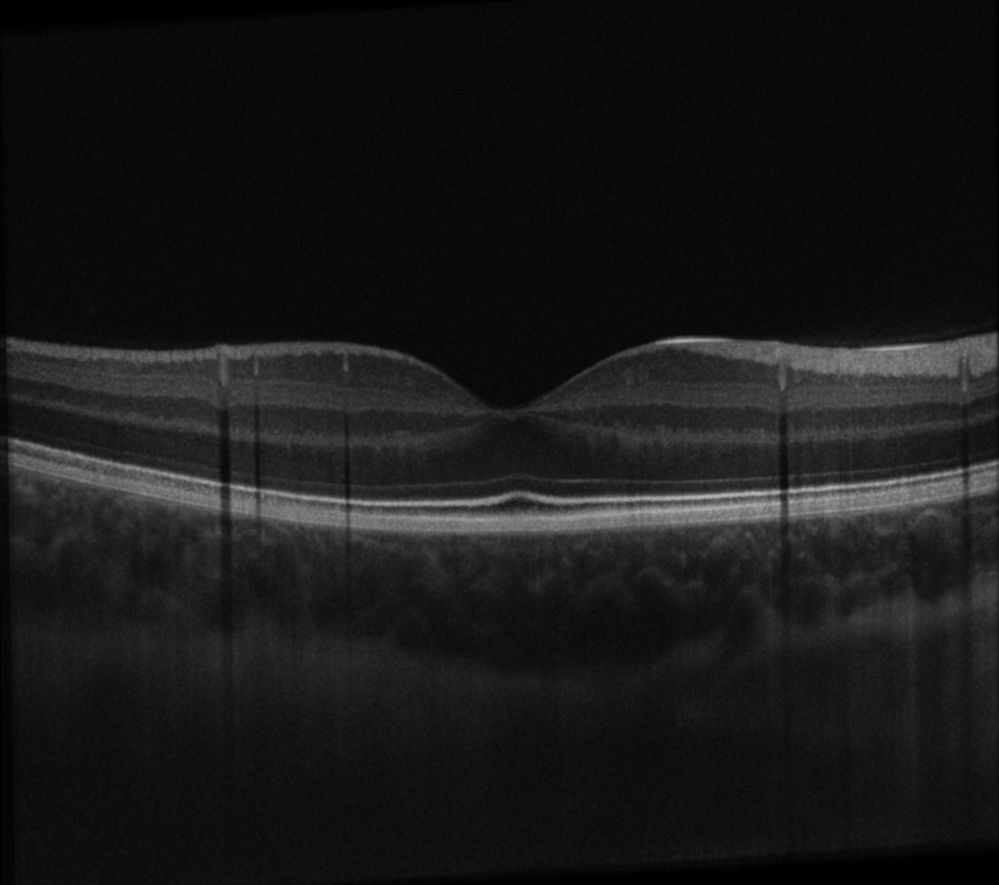
#> input picture images/denoised.png, 999 x 885 px; its folder holds only this picture in this run
$ python optimize.py --image images/denoised.png   (older library calls are emulated)
#> lines starting #> are read from the running program, lines starting #| are printed output that depends on the picture; after the words box and inside, x2 and y2 are one past the last pixel; in counts of white or black regions, pixels touching at a corner belong together
### anchor.py
import numpy as np
import matplotlib.pyplot as plt

NUM_ANCHORS_X = 4
NUM_ANCHORS_Y = 12
ASPECT_RATIOS = [1.5, 2]     # w/h
ANCHOR_SCALE = 1
NUM_SCALES = 1


def generate_boxes(imshape):
    """Generates multiscale anchor boxes.
    Code is adapted from the repository of EfficientDet: https://arxiv.org/abs/1911.09070"""
    anchor_configs = []
    for scale_octave in range(NUM_SCALES):
        for aspect in ASPECT_RATIOS:
            stride = (imshape[0] // NUM_ANCHORS_Y, imshape[1] // NUM_ANCHORS_X)
            anchor_configs.append((stride, scale_octave / float(NUM_SCALES), aspect, ANCHOR_SCALE))

    all_boxes = []

    for config in anchor_configs:
        stride, octave_scale, aspect, scale = config
        base_anchor_size_x = scale * stride[1] * 2**octave_scale
        base_anchor_size_y = scale * stride[0] * 2**octave_scale

        aspect_x = np.sqrt(aspect)
        aspect_y = 1.0 / aspect_x

        anchor_size_x_2 = base_anchor_size_x * aspect_x / 2.0
        anchor_size_y_2 = base_anchor_size_y * aspect_y / 2.0

        x = np.arange(stride[1] / 2, imshape[1], stride[1])
        y = np.arange(stride[0] / 2, imshape[0], stride[0])
        xv, yv = np.meshgrid(x, y)
        xv = xv.reshape(-1)
        yv = yv.reshape(-1)

        boxes = np.vstack((yv - anchor_size_y_2, xv - anchor_size_x_2,      # [y1, x1, y2, x2]
                           yv + anchor_size_y_2, xv + anchor_size_x_2))
        boxes = np.swapaxes(boxes, 0, 1)
        all_boxes.append(boxes)
    all_boxes = np.vstack(all_boxes)

    lower_bounds = np.array([0, 0, 0, 0])
    upper_bounds = np.array([imshape[0], imshape[1], imshape[0], imshape[1]])

    all_boxes = np.clip(all_boxes, lower_bounds, upper_bounds)
    return all_boxes


# [12 lines that do not run on import are left out]


### optimize.py
import numpy as np
import matplotlib.pyplot as plt
import sys
import cv2
import argparse

from DE import DE
from Camo_Worm import Camo_Worm
from anchor import generate_boxes
from tqdm import tqdm
import util

PARAMS = {"POPULATION_SIZE": 24, "MAX_ITER": 100, "F": 0.5, "CR": 0.5, "WT_RATIO": 40, "KSIZE": 5}

# Cost functions

# [35 lines left out: functions maximise_grad, minimise_local_variance, minimise_overlap, final_cost, not called in this run]


def optimise_worm(x1, y1, width, height, grad_y, median_img, worm_mask=None):
    """
    Optimise a worm within the given bounds.
    """
    worm_bounds = (x1, x1 + width, y1, y1 + height)
    bounds = Camo_Worm.generate_bounds(worm_bounds)
    initial_population = [Camo_Worm(bounds) for _ in range(PARAMS["POPULATION_SIZE"])]

    cost_fn = lambda wrm: final_cost(wrm, grad_y, median_img, worm_mask)

    de = DE(
        objective_function=cost_fn,
        bounds=bounds,
        initial_population=initial_population,
        max_iter=PARAMS["MAX_ITER"],
        F=PARAMS["F"],
        CR=PARAMS["CR"],
    )

    while de.generation < de.max_iter:
        de.iterate()
        best_worm = de.get_best()
        best_cost = cost_fn(best_worm) / (width * height)

    return (best_worm, best_cost)


# [33 lines left out: function recursive_subdivision_optimisation, not called in this run]


def multiscale_optimisation(image):
    """
    Optimise worms within bounding boxes at different aspect ratios and scales.
    """
    worms = []

    median_img = cv2.medianBlur(image, PARAMS["KSIZE"])
    grad_y = np.abs(cv2.Sobel(median_img, cv2.CV_64F, 0, 1, ksize=PARAMS["KSIZE"]))
    # Rescale the gradient magnitude to lie between 0 and 1
    grad_y = (grad_y - np.min(grad_y)) / (np.max(grad_y) - np.min(grad_y))
    grad_y = (grad_y > 0.1).astype(np.float32)

    for y1, x1, y2, x2 in tqdm(generate_boxes(image.shape)):
        best_worm, _ = optimise_worm(x1, y1, x2 - x1, y2 - y1, grad_y, median_img)
        best_worm.camoflage(median_img)
        worms.append(best_worm)

    return worms


# [25 lines left out: function iterative_optimisation, not called in this run]


if __name__ == '__main__':
    # Test the optimisation functions on a single image

    arg_parser = argparse.ArgumentParser()
    arg_parser.add_argument("--image", type=str, help="Path to the image")
    arg_parser.add_argument("--multiscale", action="store_true", help="Use multiscale optimisation")
    arg_parser.add_argument("--recursive", action="store_true", help="Use recursive subdivision optimisation")
    arg_parser.add_argument("--recursive_depth", type=int, help="Depth of the recursive subdivision", default=4)
    arg_parser.add_argument("--iterative", action="store_true", help="Use iterative optimisation")

    args = arg_parser.parse_args()

    if args.multiscale + args.recursive + args.iterative != 1:
        args.multiscale = True; args.recursive = True

    if args.image is not None:
        image_path = args.image
    else:
        image_path = "original.png"

    mask = [320, 560, 160, 880]  # ymin ymax xmin xmax

    image = cv2.imread(image_path, cv2.IMREAD_GRAYSCALE)
#> image is the input picture: shape (885, 999); min 0, max 182, mean 24
    height, width = image.shape
#> height = 885; width = 999
    image = np.flipud(image)
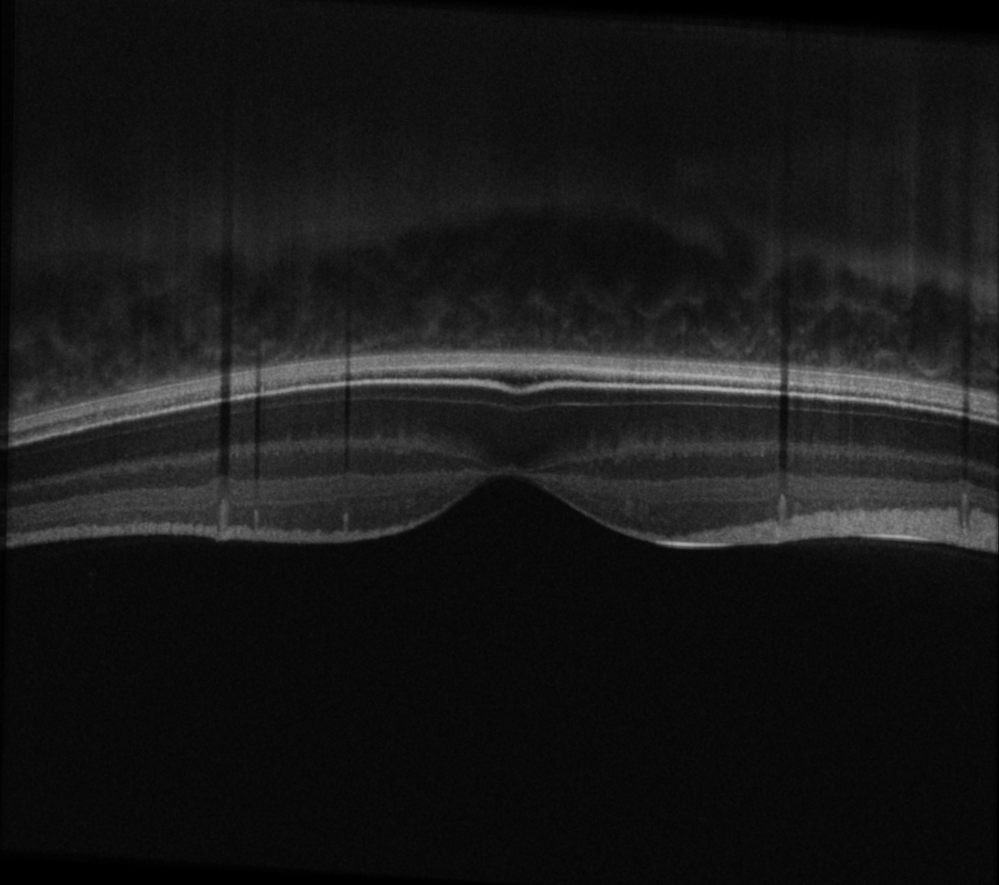
#> image: shape (885, 999); min 0, max 182, mean 24

    # Generate the optimal worms
    final_worms = []

    if args.multiscale:
        final_worms.extend(multiscale_optimisation(image))
#> in multiscale_optimisation, `grad_y = np.abs(cv2.Sobel(median_img, cv2.CV_64F, 0, 1, ksize=PARAMS["..`:
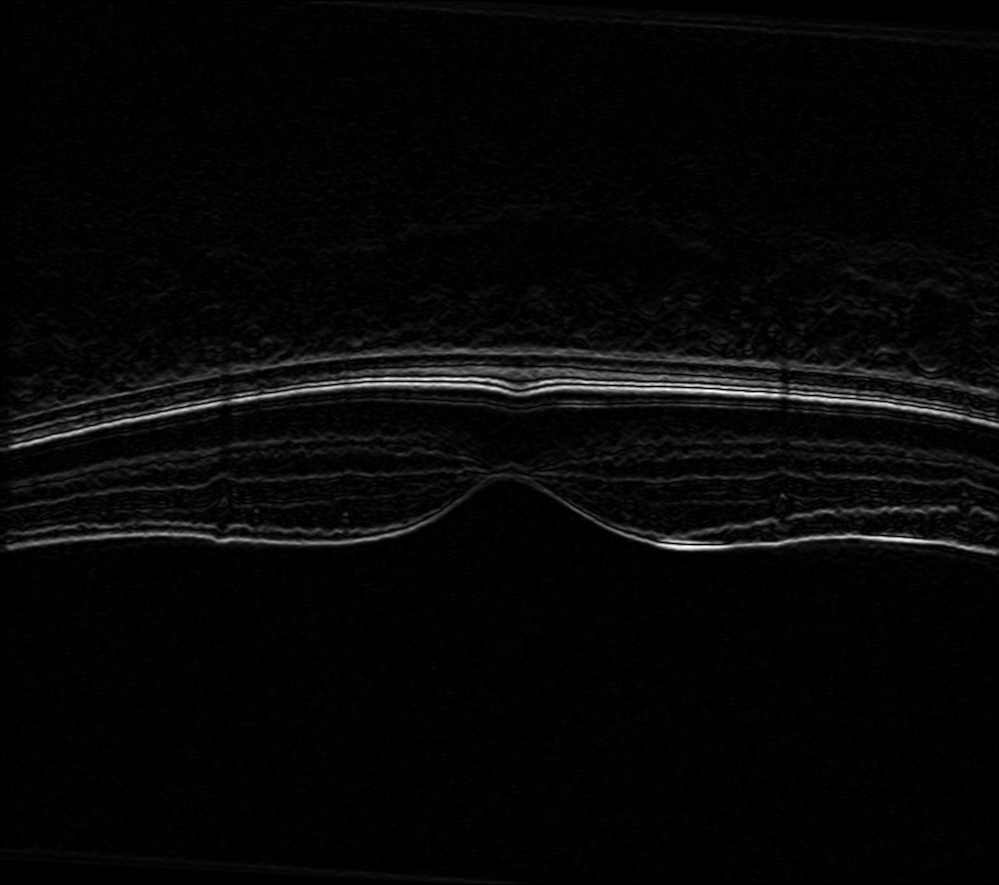
#> grad_y: shape (885, 999) float64; min 0, max 3671, mean 101.9; drawn with min black and max white
#> in multiscale_optimisation, `grad_y = (grad_y > 0.1).astype(np.float32)`:
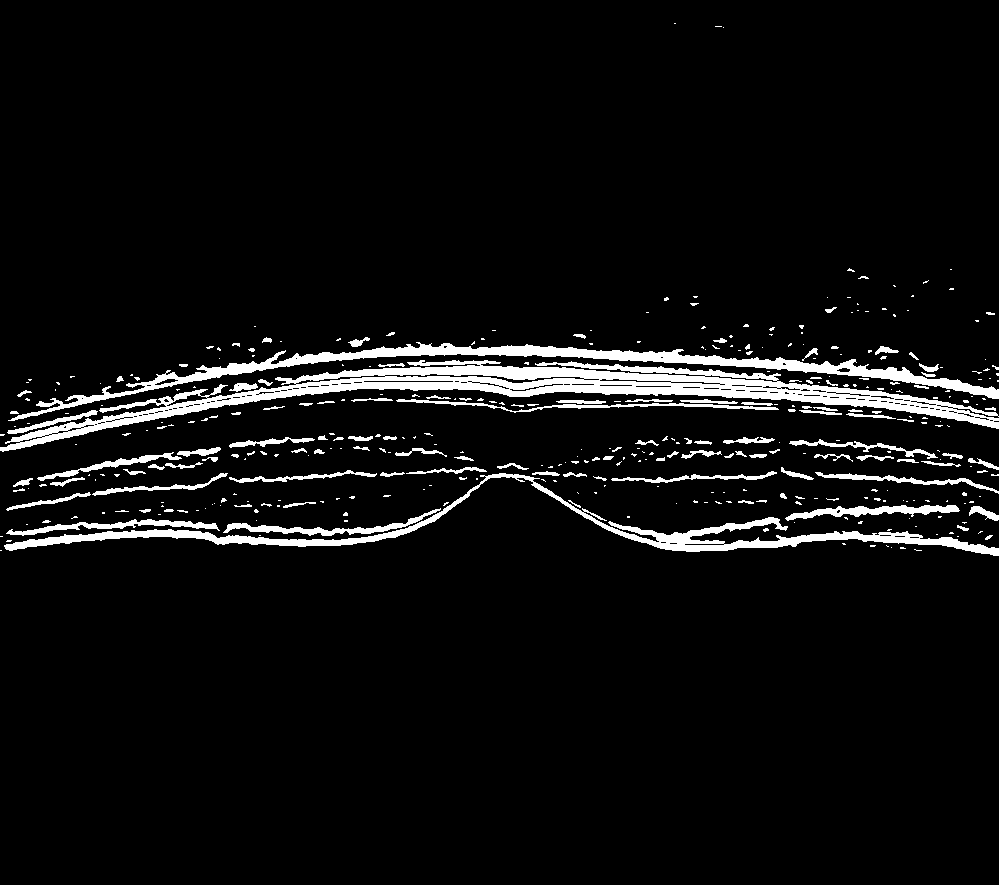
#> grad_y: shape (885, 999) float32; values 0 (black) and 1 (white), 5.8% white; 390 white regions (268 under 20 px), largest, box (x1, y1, x2, y2) and area: (0, 360, 999, 452) 18018, (8, 342, 999, 421) 8797, (4, 473, 999, 556) 8011
#> the loop in multiscale_optimisation, `for y1, x1, y2, x2 in tqdm(generate_boxes(image.shape)):` made 1 pass
#> worm_bounds in optimise_worm on pass 1: (0, 277, 6.7, 66.3)
#> after the loop in multiscale_optimisation, `for y1, x1, y2, x2 in tqdm(generate_boxes(image.shape)):`: worms = []
#> (the run stopped early here; a loop or call above may not have finished)

$ run again, on images/original.png
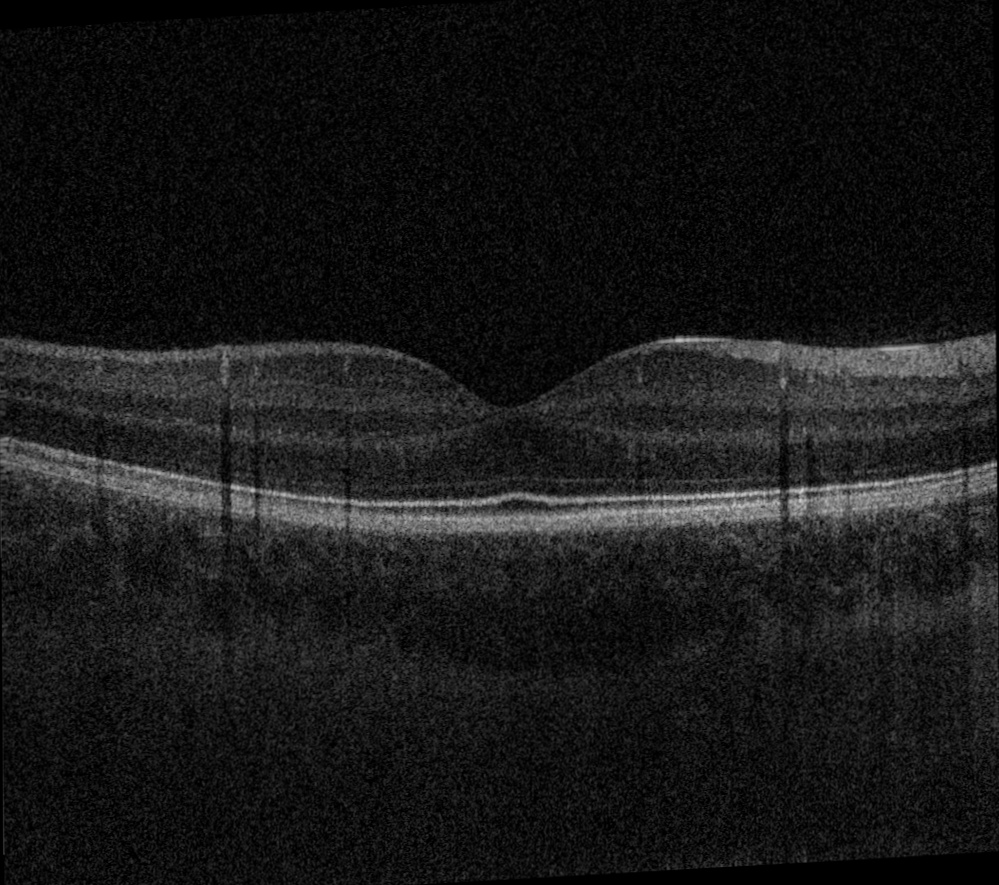
#> input picture images/original.png, 999 x 885 px
#> image is the input picture: shape (885, 999); min 0, max 210, mean 24
#> `image = np.flipud(image)`:
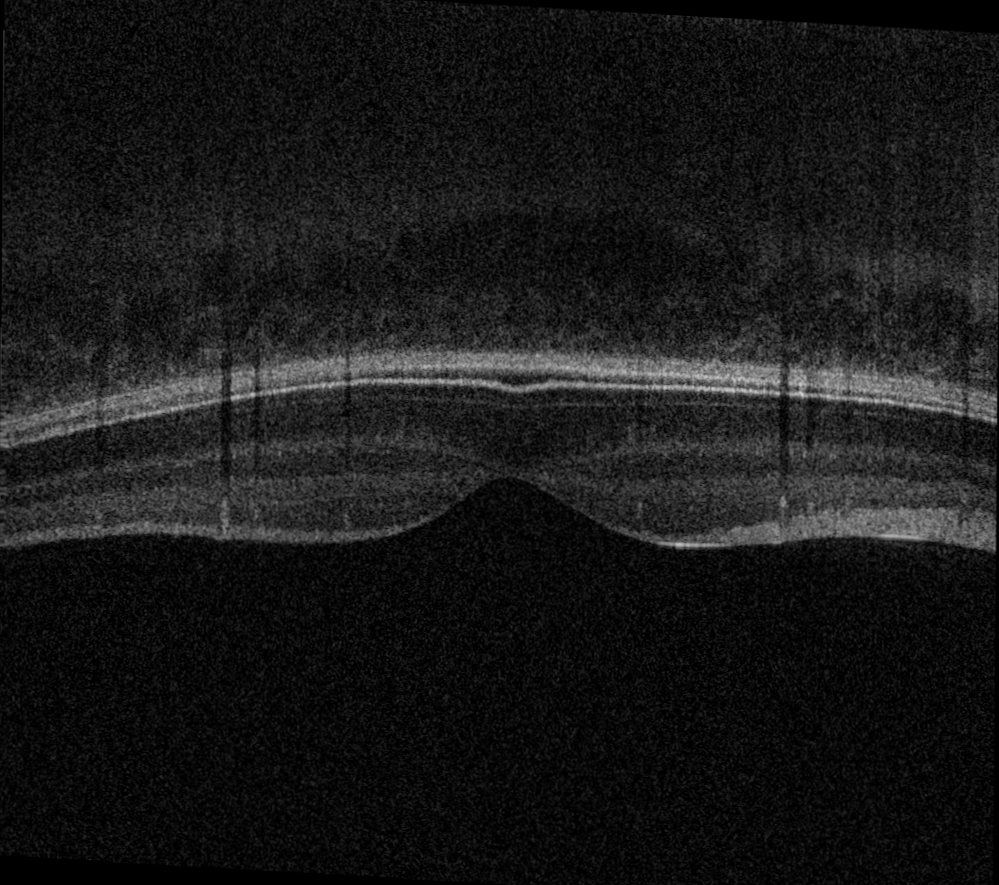
#> image: shape (885, 999); min 0, max 210, mean 24
#> in multiscale_optimisation, `grad_y = (grad_y > 0.1).astype(np.float32)`:
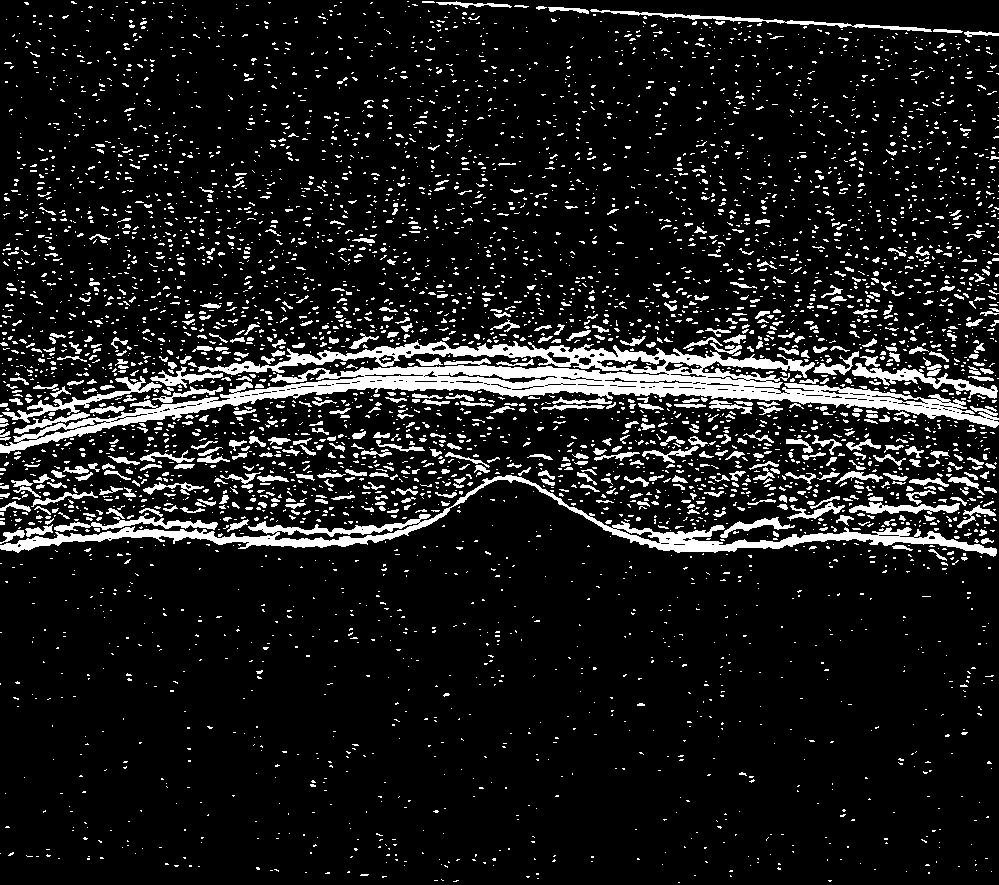
#> grad_y: shape (885, 999) float32; values 0 (black) and 1 (white), 10.8% white; 5180 white regions (4539 under 20 px), largest, box (x1, y1, x2, y2) and area: (0, 340, 999, 454) 23126, (0, 475, 997, 557) 9093, (852, 363, 998, 399) 1276
#> the loop in multiscale_optimisation, `for y1, x1, y2, x2 in tqdm(generate_boxes(image.shape)):` made 1 pass
#> worm_bounds in optimise_worm on pass 1: (0, 277, 6.7, 66.3)
#> after the loop in multiscale_optimisation, `for y1, x1, y2, x2 in tqdm(generate_boxes(image.shape)):`: worms = []
